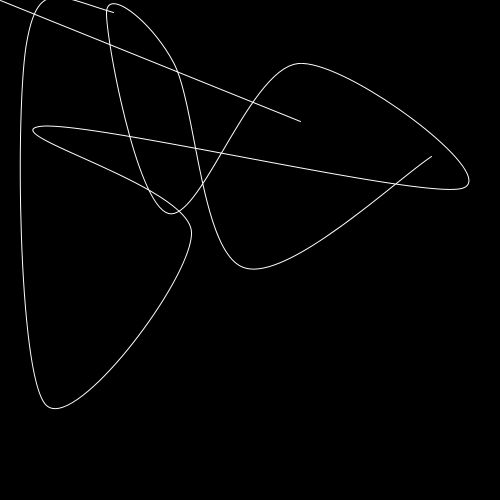
Frame 1 (no input)
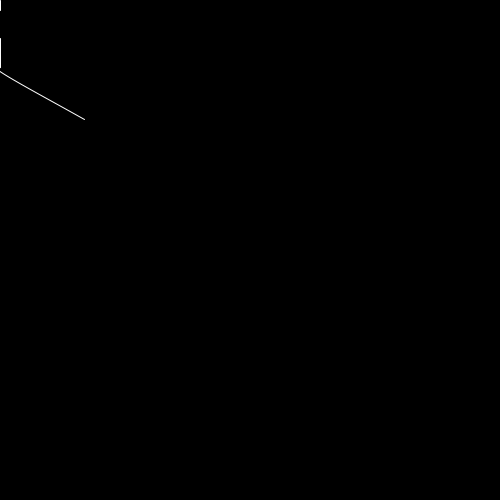
Frame 60 (the mouse pressed at the canvas centre just before this capture)
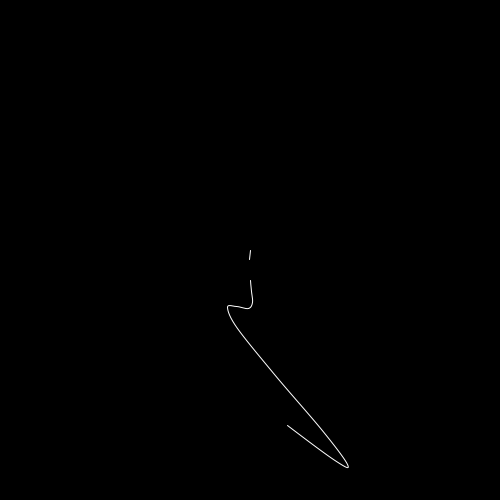
Frame 120 (the mouse held since frame 60 and released just before this capture)

The Processing sketch that drew these frames (run headless with seeded random() and noise(); from frame 60 on, the mouse is pressed at the canvas centre):

// Processing sketch: processing_1351
// ── processing_1351.pde

//import processing.opengl.*;

Spring2D[] chain;

float gravity = 6.0;
float mass = 2.0;
float friction = 2;

float t = 0;

void setup() 
{
  size(500, 500);
  smooth();
  fill(0);
  // Inputs: x, y, mass, gravity
  chain = new Spring2D[15];
  for(int i = 0; i < chain.length; i++) {
    chain[i] = new Spring2D(random(width),random(height),2,2);
  }
  for(int i = 1; i < chain.length; i++) {
    chain[i].target = chain[i-1];
  }
}

void draw() 
{
  background(0);

  //chain[0].update(chain[chain.length-1].x,chain[chain.length-1].y);
  //chain[0].display(chain[chain.length-1].x,chain[chain.length-1].y);
  chain[0].update(mouseX,mouseY);
  chain[0].display(mouseX,mouseY);
  
  fill(0,0);
  beginShape(POLYGON);
  for(int i = 1; i < chain.length; i++) {
    chain[i].update();
    //chain[i].display();
    fill(0,0);
    curveVertex(chain[i].x,chain[i].y);
  }
  endShape();
}

class Spring2D {
  float vx, vy; // The x- and y-axis velocities
  float x, y; // The x- and y-coordinates
  float gravity;
  float mass;
  float radius = 5;
  float stiffness = 0.2;
  float damping = .7;
  Spring2D target;
  
  Spring2D(float xpos, float ypos, float m, float g) {
    x = xpos;
    y = ypos;
    mass = m;
    gravity = g;
  }
  Spring2D(float xpos, float ypos, float m, float g, Spring2D t) {
    target = t;
    x = xpos;
    y = ypos;
    mass = m;
    gravity = g;
  }
  
  void update(float targetX, float targetY) {
    float forceX = (targetX - x) * stiffness;
    float ax = forceX / mass;
    vx = damping * (vx + ax);
    x += vx;
    float forceY = (targetY - y) * stiffness;
    forceY += gravity;
    float ay = forceY / mass;
    vy = damping * (vy + ay);
    y += vy;
  }
  
  void update() {
    float forceX = (target.x - x) * stiffness;
    float ax = forceX / mass;
    
    if( y > height-1 || y < 1) {
      if(vx > 0) vx-=friction;
      if(vx < 0) vx+=friction;
    }
    if( x > width-1 || x < 1) {
      if(vy > 0) vy-=friction;
      if(vy < 0) vy+=friction;
    }
    
    vx = damping * (vx + ax);
    x += vx;
    float forceY = (target.y - y) * stiffness;
    forceY += gravity;
    float ay = forceY / mass;
    vy = damping * (vy + ay);
    y += vy;
    
    if(x > width || x < 0) {
      x += -vx;
    }
    if(y > height || y < 0) {
      y += -vy;
    }
  }
  
  void display(float nx, float ny) {
    //fill(100);
    noStroke();
    ellipse(x, y, radius*2, radius*2);
    stroke(255);
    line(x, y, nx, ny);
  }
  
  void display() {
    fill(100);
    noStroke();
    ellipse(x, y, radius*2, radius*2);
    stroke(255);
    line(x, y, target.x, target.y);
  }
}
